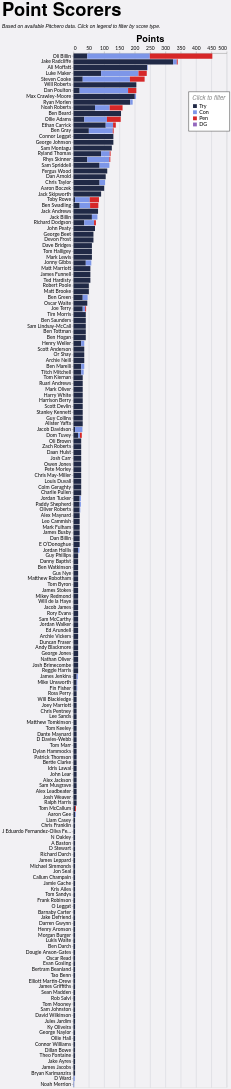

Describe this chart as a Vega-Lite specification.
### Vega-Lite specification from a JSON file in a GitHub repository (floating-point values rounded to 4 significant figures; data arrays with more than 128 entries replaced by an {"elided": "..."} marker saying what was removed)
{"config": {"axis": {"labelFont": "Lato, sans-serif", "titleFont": "PT Sans Narrow, Helvetica Neue, Helvetica, Arial, sans-serif", "labelFontSize": 13, "titleFontSize": 24, "gridColor": "#202947", "gridOpacity": 0.2}, "header": {"labelFont": "PT Sans Narrow, Helvetica Neue, Helvetica, Arial, sans-serif", "titleFont": "PT Sans Narrow, Helvetica Neue, Helvetica, Arial, sans-serif", "labelFontSize": 24, "titleFontSize": 28, "labelFontWeight": "bold", "orient": "left"}, "legend": {"labelFont": "Lato, sans-serif", "titleFont": "PT Sans Narrow, Helvetica Neue, Helvetica, Arial, sans-serif", "labelFontSize": 14, "titleFontSize": 16, "titlePadding": 5, "fillColor": "white", "strokeColor": "black", "padding": 10, "titleFontWeight": "lighter", "titleFontStyle": "italic", "titleColor": "gray", "offset": 10}, "title": {"font": "PT Sans Narrow, Helvetica Neue, Helvetica, Arial, sans-serif", "fontSize": 48, "fontWeight": "bold", "anchor": "start", "align": "center", "titlePadding": 20, "subtitlePadding": 10, "subtitleFontSize": 13, "subtitleColor": "", "subtitleFontStyle": "italic", "offset": 15, "color": "black"}, "axisX": {"labelAngle": 0}, "facet": {"title": null, "header": null, "align": {"row": "each", "column": "each"}}, "resolve": {"scale": {"y": "independent", "facet": "independent"}}, "background": "#f2f1f4"}, "data": {"name": "data-bdc020f57b64eb58ff64e23e79722638"}, "mark": {"type": "bar"}, "encoding": {"color": {"field": "event", "legend": {"legendX": 300, "legendY": 100, "orient": "none", "title": "Click to filter"}, "scale": {"domain": ["Try", "Con", "Pen", "DG"], "range": ["#202946", "#7d96e8", "#d62728", "#9467bd"]}, "type": "nominal"}, "order": {"field": "event_sort", "sort": "ascending", "type": "quantitative"}, "tooltip": [{"field": "player", "title": "Player", "type": "nominal"}, {"field": "event", "title": "Type", "type": "nominal"}, {"aggregate": "sum", "field": "count", "title": "Count", "type": "quantitative"}, {"aggregate": "sum", "field": "Points", "title": "Points", "type": "quantitative"}, {"aggregate": "sum", "field": "A", "title": "Games", "type": "quantitative"}], "x": {"aggregate": "sum", "axis": {"orient": "top", "title": "Points"}, "field": "Points", "type": "quantitative"}, "y": {"field": "player", "sort": "-x", "title": null, "type": "nominal"}}, "height": {"step": 15}, "params": [{"name": "param_12", "select": {"type": "point", "fields": ["event"]}, "bind": "legend"}], "title": {"text": "Point Scorers", "subtitle": "Based on available Pitchero data. Click on legend to filter by score type."}, "transform": [{"filter": {"param": "param_12"}}, {"calculate": "datum.event == 'Try' ? 1 : datum.event == 'Con' ? 2 : datum.event == 'Pen' ? 3 : datum.event == 'DG' ? 4 : 5", "as": "event_sort"}], "width": 400, "$schema": "https://vega.github.io/schema/vega-lite/v5.20.1.json", "datasets": {"data-bdc020f57b64eb58ff64e23e79722638": {"elided": "553 records"}}}
